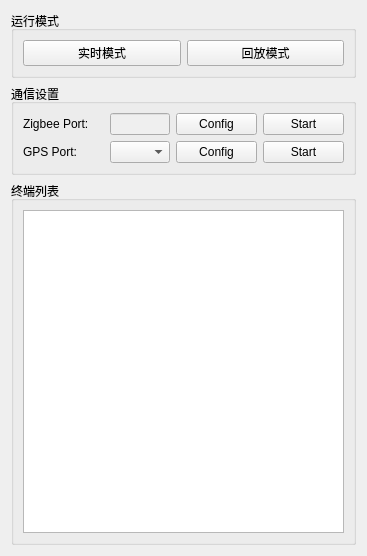
<?xml version="1.0" encoding="UTF-8"?>
<ui version="4.0">
 <class>DeviceListWidget</class>
 <widget class="QWidget" name="DeviceListWidget">
  <property name="geometry">
   <rect>
    <x>0</x>
    <y>0</y>
    <width>367</width>
    <height>556</height>
   </rect>
  </property>
  <property name="sizePolicy">
   <sizepolicy hsizetype="Fixed" vsizetype="Preferred">
    <horstretch>0</horstretch>
    <verstretch>0</verstretch>
   </sizepolicy>
  </property>
  <property name="windowTitle">
   <string/>
  </property>
  <layout class="QVBoxLayout" name="verticalLayout_3">
   <item>
    <widget class="QGroupBox" name="groupBox_3">
     <property name="title">
      <string>运行模式</string>
     </property>
     <layout class="QHBoxLayout" name="horizontalLayout_4">
      <item>
       <widget class="QPushButton" name="receiveModePushButton">
        <property name="text">
         <string>实时模式</string>
        </property>
        <property name="checkable">
         <bool>true</bool>
        </property>
        <property name="autoDefault">
         <bool>false</bool>
        </property>
        <attribute name="buttonGroup">
         <string>buttonGroup</string>
        </attribute>
       </widget>
      </item>
      <item>
       <widget class="QPushButton" name="reviewModePushButton">
        <property name="text">
         <string>回放模式</string>
        </property>
        <property name="checkable">
         <bool>true</bool>
        </property>
        <attribute name="buttonGroup">
         <string>buttonGroup</string>
        </attribute>
       </widget>
      </item>
     </layout>
    </widget>
   </item>
   <item>
    <widget class="QGroupBox" name="groupBox">
     <property name="title">
      <string>通信设置</string>
     </property>
     <layout class="QHBoxLayout" name="horizontalLayout_5">
      <item>
       <layout class="QVBoxLayout" name="verticalLayout">
        <item>
         <layout class="QHBoxLayout" name="horizontalLayout_2">
          <item>
           <widget class="QLabel" name="label_2">
            <property name="text">
             <string>Zigbee Port:</string>
            </property>
           </widget>
          </item>
          <item>
           <widget class="QLineEdit" name="lineEditDevice">
            <property name="enabled">
             <bool>false</bool>
            </property>
            <property name="sizePolicy">
             <sizepolicy hsizetype="Preferred" vsizetype="Fixed">
              <horstretch>0</horstretch>
              <verstretch>0</verstretch>
             </sizepolicy>
            </property>
            <property name="minimumSize">
             <size>
              <width>60</width>
              <height>0</height>
             </size>
            </property>
            <property name="maximumSize">
             <size>
              <width>60</width>
              <height>16777215</height>
             </size>
            </property>
           </widget>
          </item>
          <item>
           <widget class="QPushButton" name="pushButtonChangeSettings">
            <property name="text">
             <string>Config</string>
            </property>
           </widget>
          </item>
          <item>
           <widget class="QPushButton" name="pushButtonOpen">
            <property name="sizePolicy">
             <sizepolicy hsizetype="Minimum" vsizetype="Fixed">
              <horstretch>0</horstretch>
              <verstretch>0</verstretch>
             </sizepolicy>
            </property>
            <property name="text">
             <string>Start</string>
            </property>
           </widget>
          </item>
         </layout>
        </item>
        <item>
         <layout class="QHBoxLayout" name="horizontalLayout">
          <item>
           <widget class="QLabel" name="label_3">
            <property name="text">
             <string>GPS Port:</string>
            </property>
           </widget>
          </item>
          <item>
           <widget class="QComboBox" name="comboBoxGps">
            <property name="sizePolicy">
             <sizepolicy hsizetype="Preferred" vsizetype="Fixed">
              <horstretch>0</horstretch>
              <verstretch>0</verstretch>
             </sizepolicy>
            </property>
            <property name="minimumSize">
             <size>
              <width>60</width>
              <height>0</height>
             </size>
            </property>
            <property name="maximumSize">
             <size>
              <width>60</width>
              <height>16777215</height>
             </size>
            </property>
           </widget>
          </item>
          <item>
           <widget class="QPushButton" name="pushButtonChangeSettings_2">
            <property name="text">
             <string>Config</string>
            </property>
           </widget>
          </item>
          <item>
           <widget class="QPushButton" name="pushButtonOpenGps">
            <property name="sizePolicy">
             <sizepolicy hsizetype="Minimum" vsizetype="Fixed">
              <horstretch>0</horstretch>
              <verstretch>0</verstretch>
             </sizepolicy>
            </property>
            <property name="text">
             <string>Start</string>
            </property>
           </widget>
          </item>
         </layout>
        </item>
       </layout>
      </item>
     </layout>
    </widget>
   </item>
   <item>
    <widget class="QGroupBox" name="groupBox_2">
     <property name="title">
      <string>终端列表</string>
     </property>
     <layout class="QVBoxLayout" name="verticalLayout_2">
      <item>
       <widget class="QTableView" name="terminalTableView">
        <property name="editTriggers">
         <set>QAbstractItemView::NoEditTriggers</set>
        </property>
        <property name="dragDropOverwriteMode">
         <bool>false</bool>
        </property>
        <attribute name="verticalHeaderVisible">
         <bool>false</bool>
        </attribute>
       </widget>
      </item>
     </layout>
    </widget>
   </item>
  </layout>
 </widget>
 <resources/>
 <connections/>
 <buttongroups>
  <buttongroup name="buttonGroup"/>
 </buttongroups>
</ui>
